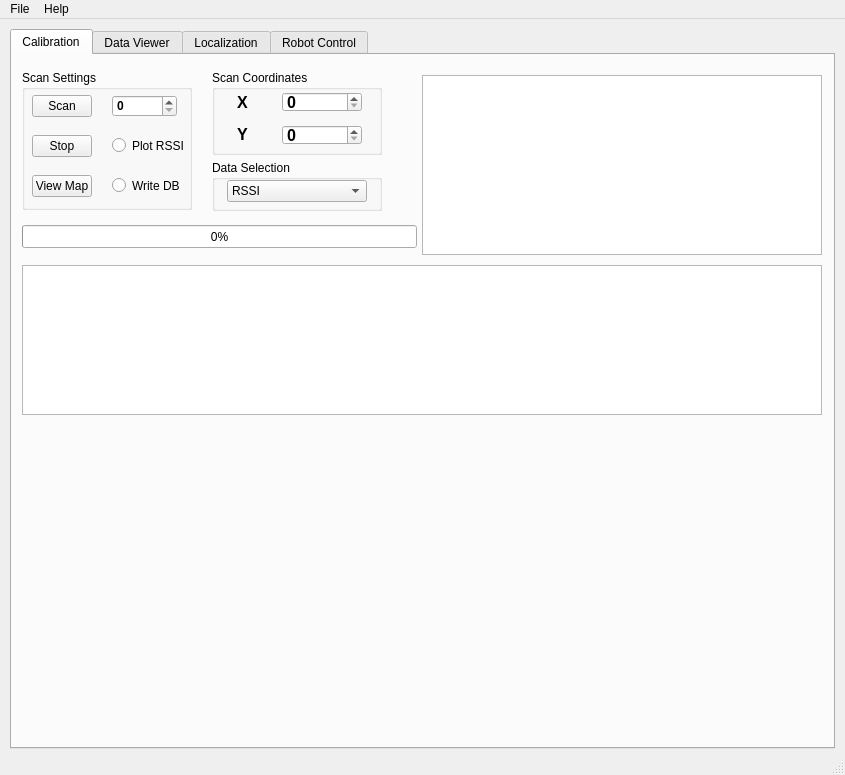
<?xml version="1.0" encoding="UTF-8"?>
<ui version="4.0">
 <class>MainWindow</class>
 <widget class="QMainWindow" name="MainWindow">
  <property name="geometry">
   <rect>
    <x>0</x>
    <y>0</y>
    <width>845</width>
    <height>775</height>
   </rect>
  </property>
  <property name="windowTitle">
   <string>MainWindow</string>
  </property>
  <widget class="QWidget" name="centralWidget">
   <widget class="QTabWidget" name="tabWidget">
    <property name="geometry">
     <rect>
      <x>10</x>
      <y>10</y>
      <width>825</width>
      <height>720</height>
     </rect>
    </property>
    <property name="currentIndex">
     <number>0</number>
    </property>
    <widget class="QWidget" name="tab">
     <attribute name="title">
      <string>Calibration</string>
     </attribute>
     <widget class="QPushButton" name="scan_pushButton">
      <property name="geometry">
       <rect>
        <x>20</x>
        <y>40</y>
        <width>60</width>
        <height>22</height>
       </rect>
      </property>
      <property name="text">
       <string>Scan</string>
      </property>
     </widget>
     <widget class="QTableView" name="AP_tableView">
      <property name="geometry">
       <rect>
        <x>10</x>
        <y>210</y>
        <width>800</width>
        <height>150</height>
       </rect>
      </property>
      <property name="sortingEnabled">
       <bool>true</bool>
      </property>
     </widget>
     <widget class="QCustomPlot" name="plotRSSI_widget" native="true">
      <property name="geometry">
       <rect>
        <x>10</x>
        <y>370</y>
        <width>800</width>
        <height>320</height>
       </rect>
      </property>
      <property name="styleSheet">
       <string notr="true"/>
      </property>
     </widget>
     <widget class="QPlainTextEdit" name="measurementInfo_plainTextEdit">
      <property name="geometry">
       <rect>
        <x>410</x>
        <y>20</y>
        <width>400</width>
        <height>180</height>
       </rect>
      </property>
      <property name="font">
       <font>
        <family>Arial</family>
        <pointsize>10</pointsize>
       </font>
      </property>
     </widget>
     <widget class="QProgressBar" name="measurement_progressBar">
      <property name="geometry">
       <rect>
        <x>10</x>
        <y>170</y>
        <width>395</width>
        <height>23</height>
       </rect>
      </property>
      <property name="value">
       <number>0</number>
      </property>
     </widget>
     <widget class="QSpinBox" name="scanTimes_spinBox">
      <property name="geometry">
       <rect>
        <x>100</x>
        <y>40</y>
        <width>65</width>
        <height>22</height>
       </rect>
      </property>
      <property name="font">
       <font>
        <family>Arial</family>
        <weight>75</weight>
        <bold>true</bold>
       </font>
      </property>
     </widget>
     <widget class="QRadioButton" name="plotRSSI_radioButton">
      <property name="geometry">
       <rect>
        <x>100</x>
        <y>82</y>
        <width>71</width>
        <height>17</height>
       </rect>
      </property>
      <property name="text">
       <string>Plot RSSI</string>
      </property>
     </widget>
     <widget class="QPushButton" name="viewMap_pushButton">
      <property name="geometry">
       <rect>
        <x>20</x>
        <y>120</y>
        <width>60</width>
        <height>22</height>
       </rect>
      </property>
      <property name="text">
       <string>View Map</string>
      </property>
     </widget>
     <widget class="QRadioButton" name="writeDatabase_radioButton">
      <property name="geometry">
       <rect>
        <x>100</x>
        <y>122</y>
        <width>71</width>
        <height>17</height>
       </rect>
      </property>
      <property name="text">
       <string>Write DB</string>
      </property>
     </widget>
     <widget class="QPushButton" name="stopScan_pushButton">
      <property name="geometry">
       <rect>
        <x>20</x>
        <y>80</y>
        <width>60</width>
        <height>22</height>
       </rect>
      </property>
      <property name="text">
       <string>Stop</string>
      </property>
      <property name="flat">
       <bool>false</bool>
      </property>
     </widget>
     <widget class="QGroupBox" name="scanSettings_groupBox">
      <property name="geometry">
       <rect>
        <x>10</x>
        <y>15</y>
        <width>170</width>
        <height>140</height>
       </rect>
      </property>
      <property name="title">
       <string>Scan Settings</string>
      </property>
     </widget>
     <widget class="QGroupBox" name="scanCoordinates_groupBox">
      <property name="geometry">
       <rect>
        <x>200</x>
        <y>15</y>
        <width>170</width>
        <height>85</height>
       </rect>
      </property>
      <property name="title">
       <string>Scan Coordinates</string>
      </property>
      <widget class="QSpinBox" name="X_spinBox">
       <property name="geometry">
        <rect>
         <x>70</x>
         <y>22</y>
         <width>80</width>
         <height>20</height>
        </rect>
       </property>
       <property name="font">
        <font>
         <family>Arial</family>
         <pointsize>12</pointsize>
         <weight>75</weight>
         <bold>true</bold>
        </font>
       </property>
      </widget>
      <widget class="QLabel" name="X_label">
       <property name="geometry">
        <rect>
         <x>25</x>
         <y>24</y>
         <width>31</width>
         <height>16</height>
        </rect>
       </property>
       <property name="font">
        <font>
         <family>Arial</family>
         <pointsize>12</pointsize>
         <weight>75</weight>
         <bold>true</bold>
        </font>
       </property>
       <property name="text">
        <string>X</string>
       </property>
      </widget>
      <widget class="QLabel" name="Y_label">
       <property name="geometry">
        <rect>
         <x>25</x>
         <y>56</y>
         <width>31</width>
         <height>16</height>
        </rect>
       </property>
       <property name="font">
        <font>
         <family>Arial</family>
         <pointsize>12</pointsize>
         <weight>75</weight>
         <bold>true</bold>
        </font>
       </property>
       <property name="text">
        <string>Y</string>
       </property>
      </widget>
      <widget class="QSpinBox" name="Y_spinBox">
       <property name="geometry">
        <rect>
         <x>70</x>
         <y>55</y>
         <width>80</width>
         <height>20</height>
        </rect>
       </property>
       <property name="font">
        <font>
         <family>Arial</family>
         <pointsize>12</pointsize>
         <weight>75</weight>
         <bold>true</bold>
        </font>
       </property>
      </widget>
     </widget>
     <widget class="QGroupBox" name="dataSelection_groupBox">
      <property name="geometry">
       <rect>
        <x>200</x>
        <y>105</y>
        <width>170</width>
        <height>51</height>
       </rect>
      </property>
      <property name="title">
       <string>Data Selection</string>
      </property>
      <widget class="QComboBox" name="dataSelection_comboBox">
       <property name="geometry">
        <rect>
         <x>15</x>
         <y>20</y>
         <width>140</width>
         <height>22</height>
        </rect>
       </property>
       <item>
        <property name="text">
         <string>RSSI</string>
        </property>
       </item>
       <item>
        <property name="text">
         <string>Quality</string>
        </property>
       </item>
      </widget>
     </widget>
     <zorder>scanSettings_groupBox</zorder>
     <zorder>scan_pushButton</zorder>
     <zorder>AP_tableView</zorder>
     <zorder>plotRSSI_widget</zorder>
     <zorder>measurementInfo_plainTextEdit</zorder>
     <zorder>measurement_progressBar</zorder>
     <zorder>scanTimes_spinBox</zorder>
     <zorder>plotRSSI_radioButton</zorder>
     <zorder>viewMap_pushButton</zorder>
     <zorder>writeDatabase_radioButton</zorder>
     <zorder>stopScan_pushButton</zorder>
     <zorder>scanCoordinates_groupBox</zorder>
     <zorder>dataSelection_groupBox</zorder>
    </widget>
    <widget class="QWidget" name="tab_2">
     <attribute name="title">
      <string>Data Viewer</string>
     </attribute>
     <widget class="QPushButton" name="readDatabase_pushButton">
      <property name="geometry">
       <rect>
        <x>10</x>
        <y>30</y>
        <width>75</width>
        <height>23</height>
       </rect>
      </property>
      <property name="text">
       <string>Read DB</string>
      </property>
     </widget>
     <widget class="QSpinBox" name="readX_spinBox">
      <property name="geometry">
       <rect>
        <x>130</x>
        <y>30</y>
        <width>42</width>
        <height>22</height>
       </rect>
      </property>
     </widget>
     <widget class="QSpinBox" name="readY_spinBox">
      <property name="geometry">
       <rect>
        <x>130</x>
        <y>70</y>
        <width>42</width>
        <height>22</height>
       </rect>
      </property>
     </widget>
     <widget class="QPlainTextEdit" name="readmeasurementInfo_plainTextEdit">
      <property name="geometry">
       <rect>
        <x>410</x>
        <y>20</y>
        <width>400</width>
        <height>180</height>
       </rect>
      </property>
      <property name="font">
       <font>
        <family>Arial</family>
        <pointsize>10</pointsize>
       </font>
      </property>
     </widget>
     <widget class="QCustomPlot" name="readplotRSSI_widget" native="true">
      <property name="geometry">
       <rect>
        <x>10</x>
        <y>370</y>
        <width>800</width>
        <height>320</height>
       </rect>
      </property>
     </widget>
     <widget class="QPushButton" name="saveAs_pushButton">
      <property name="geometry">
       <rect>
        <x>10</x>
        <y>70</y>
        <width>75</width>
        <height>23</height>
       </rect>
      </property>
      <property name="text">
       <string>Save as</string>
      </property>
     </widget>
     <widget class="QPushButton" name="creatTrainingDataset_pushButton">
      <property name="geometry">
       <rect>
        <x>10</x>
        <y>180</y>
        <width>75</width>
        <height>23</height>
       </rect>
      </property>
      <property name="text">
       <string>Training Data</string>
      </property>
     </widget>
     <widget class="QComboBox" name="trainingDatasetType_comboBox">
      <property name="geometry">
       <rect>
        <x>110</x>
        <y>180</y>
        <width>91</width>
        <height>22</height>
       </rect>
      </property>
      <item>
       <property name="text">
        <string>Raw Data</string>
       </property>
      </item>
      <item>
       <property name="text">
        <string>Mean Data</string>
       </property>
      </item>
      <item>
       <property name="text">
        <string>Mode Data</string>
       </property>
      </item>
     </widget>
     <widget class="QPushButton" name="getSparseDatabase_pushButton">
      <property name="geometry">
       <rect>
        <x>10</x>
        <y>140</y>
        <width>75</width>
        <height>23</height>
       </rect>
      </property>
      <property name="text">
       <string>Sparse DB</string>
      </property>
     </widget>
     <widget class="QComboBox" name="readdataSelection_comboBox">
      <property name="geometry">
       <rect>
        <x>220</x>
        <y>50</y>
        <width>140</width>
        <height>22</height>
       </rect>
      </property>
      <item>
       <property name="text">
        <string>RSSI</string>
       </property>
      </item>
      <item>
       <property name="text">
        <string>Quality</string>
       </property>
      </item>
     </widget>
    </widget>
    <widget class="QWidget" name="tab_3">
     <attribute name="title">
      <string>Localization</string>
     </attribute>
     <widget class="QGraphicsView" name="map_graphicsView">
      <property name="geometry">
       <rect>
        <x>10</x>
        <y>210</y>
        <width>800</width>
        <height>470</height>
       </rect>
      </property>
     </widget>
     <widget class="QLineEdit" name="locationX_lineEdit">
      <property name="geometry">
       <rect>
        <x>30</x>
        <y>125</y>
        <width>80</width>
        <height>25</height>
       </rect>
      </property>
      <property name="font">
       <font>
        <family>Arial</family>
        <pointsize>16</pointsize>
        <weight>75</weight>
        <bold>true</bold>
       </font>
      </property>
      <property name="text">
       <string/>
      </property>
      <property name="readOnly">
       <bool>true</bool>
      </property>
     </widget>
     <widget class="QPushButton" name="locateStop_PushButton">
      <property name="geometry">
       <rect>
        <x>30</x>
        <y>65</y>
        <width>60</width>
        <height>22</height>
       </rect>
      </property>
      <property name="text">
       <string>Stop</string>
      </property>
      <property name="flat">
       <bool>false</bool>
      </property>
     </widget>
     <widget class="QPushButton" name="locate_PushButton">
      <property name="geometry">
       <rect>
        <x>30</x>
        <y>35</y>
        <width>60</width>
        <height>22</height>
       </rect>
      </property>
      <property name="text">
       <string>Start</string>
      </property>
     </widget>
     <widget class="QPlainTextEdit" name="localizationInfo_plainTextEdit">
      <property name="geometry">
       <rect>
        <x>410</x>
        <y>20</y>
        <width>400</width>
        <height>180</height>
       </rect>
      </property>
      <property name="font">
       <font>
        <family>Arial</family>
        <pointsize>10</pointsize>
       </font>
      </property>
      <property name="readOnly">
       <bool>true</bool>
      </property>
     </widget>
     <widget class="QRadioButton" name="showGrids_radioButton">
      <property name="geometry">
       <rect>
        <x>110</x>
        <y>20</y>
        <width>111</width>
        <height>17</height>
       </rect>
      </property>
      <property name="text">
       <string>Show Grids</string>
      </property>
      <property name="checked">
       <bool>false</bool>
      </property>
     </widget>
     <widget class="QSlider" name="zoom_verticalSlider">
      <property name="geometry">
       <rect>
        <x>35</x>
        <y>345</y>
        <width>30</width>
        <height>200</height>
       </rect>
      </property>
      <property name="contextMenuPolicy">
       <enum>Qt::DefaultContextMenu</enum>
      </property>
      <property name="minimum">
       <number>65</number>
      </property>
      <property name="maximum">
       <number>300</number>
      </property>
      <property name="orientation">
       <enum>Qt::Vertical</enum>
      </property>
      <property name="tickPosition">
       <enum>QSlider::NoTicks</enum>
      </property>
      <property name="tickInterval">
       <number>0</number>
      </property>
     </widget>
     <widget class="Line" name="scale_line">
      <property name="geometry">
       <rect>
        <x>750</x>
        <y>650</y>
        <width>30</width>
        <height>10</height>
       </rect>
      </property>
      <property name="frameShadow">
       <enum>QFrame::Plain</enum>
      </property>
      <property name="lineWidth">
       <number>4</number>
      </property>
      <property name="midLineWidth">
       <number>0</number>
      </property>
      <property name="orientation">
       <enum>Qt::Horizontal</enum>
      </property>
     </widget>
     <widget class="QLabel" name="scale_label">
      <property name="geometry">
       <rect>
        <x>746</x>
        <y>630</y>
        <width>46</width>
        <height>13</height>
       </rect>
      </property>
      <property name="styleSheet">
       <string notr="true"/>
      </property>
      <property name="text">
       <string>46.2 cm</string>
      </property>
     </widget>
     <widget class="QRadioButton" name="showAP_radioButton">
      <property name="geometry">
       <rect>
        <x>110</x>
        <y>40</y>
        <width>111</width>
        <height>17</height>
       </rect>
      </property>
      <property name="text">
       <string>Show Routers</string>
      </property>
     </widget>
     <widget class="QLineEdit" name="locationY_lineEdit">
      <property name="geometry">
       <rect>
        <x>120</x>
        <y>125</y>
        <width>80</width>
        <height>25</height>
       </rect>
      </property>
      <property name="font">
       <font>
        <family>Arial</family>
        <pointsize>16</pointsize>
        <weight>75</weight>
        <bold>true</bold>
       </font>
      </property>
      <property name="text">
       <string/>
      </property>
      <property name="readOnly">
       <bool>true</bool>
      </property>
     </widget>
     <widget class="QRadioButton" name="showWCS_radioButton">
      <property name="geometry">
       <rect>
        <x>110</x>
        <y>60</y>
        <width>111</width>
        <height>17</height>
       </rect>
      </property>
      <property name="text">
       <string>Show CS</string>
      </property>
     </widget>
     <widget class="QLineEdit" name="locationError_lineEdit">
      <property name="geometry">
       <rect>
        <x>30</x>
        <y>160</y>
        <width>80</width>
        <height>25</height>
       </rect>
      </property>
      <property name="font">
       <font>
        <family>Arial</family>
        <pointsize>16</pointsize>
        <weight>75</weight>
        <bold>true</bold>
       </font>
      </property>
      <property name="text">
       <string/>
      </property>
      <property name="readOnly">
       <bool>true</bool>
      </property>
     </widget>
     <widget class="QComboBox" name="methodSelection_comboBox">
      <property name="geometry">
       <rect>
        <x>250</x>
        <y>135</y>
        <width>130</width>
        <height>22</height>
       </rect>
      </property>
      <item>
       <property name="text">
        <string>KNN</string>
       </property>
      </item>
      <item>
       <property name="text">
        <string>Improved KNN</string>
       </property>
      </item>
      <item>
       <property name="text">
        <string>GPR(Bayesian Filter Simulation)</string>
       </property>
      </item>
      <item>
       <property name="text">
        <string>GPR(Bayesian Filter)</string>
       </property>
      </item>
      <item>
       <property name="text">
        <string>Collaborative(simulation)</string>
       </property>
      </item>
     </widget>
     <widget class="QPushButton" name="methodSettings_pushButton">
      <property name="geometry">
       <rect>
        <x>250</x>
        <y>165</y>
        <width>130</width>
        <height>23</height>
       </rect>
      </property>
      <property name="text">
       <string>Settings</string>
      </property>
     </widget>
     <widget class="QGroupBox" name="methodSettings_groupBox">
      <property name="geometry">
       <rect>
        <x>240</x>
        <y>115</y>
        <width>150</width>
        <height>80</height>
       </rect>
      </property>
      <property name="title">
       <string>Method Settings</string>
      </property>
     </widget>
     <widget class="QGroupBox" name="groundTruthSettings_groupBox">
      <property name="geometry">
       <rect>
        <x>240</x>
        <y>10</y>
        <width>150</width>
        <height>81</height>
       </rect>
      </property>
      <property name="title">
       <string>Ground Truth Settings</string>
      </property>
      <widget class="QLineEdit" name="groundTruthX_lineEdit">
       <property name="geometry">
        <rect>
         <x>10</x>
         <y>50</y>
         <width>60</width>
         <height>22</height>
        </rect>
       </property>
       <property name="font">
        <font>
         <family>Arial</family>
         <pointsize>12</pointsize>
         <weight>75</weight>
         <bold>true</bold>
        </font>
       </property>
       <property name="text">
        <string>0</string>
       </property>
      </widget>
      <widget class="QComboBox" name="groundTruthSelection_comboBox">
       <property name="geometry">
        <rect>
         <x>10</x>
         <y>20</y>
         <width>130</width>
         <height>22</height>
        </rect>
       </property>
       <item>
        <property name="text">
         <string>Input Manually</string>
        </property>
       </item>
       <item>
        <property name="text">
         <string>Visual SLAM</string>
        </property>
       </item>
      </widget>
      <widget class="QLineEdit" name="groundTruthY_lineEdit">
       <property name="geometry">
        <rect>
         <x>80</x>
         <y>50</y>
         <width>60</width>
         <height>22</height>
        </rect>
       </property>
       <property name="font">
        <font>
         <family>Arial</family>
         <pointsize>14</pointsize>
         <weight>75</weight>
         <bold>true</bold>
        </font>
       </property>
       <property name="text">
        <string>0</string>
       </property>
      </widget>
     </widget>
     <widget class="QRadioButton" name="showGroundTruth_radioButton">
      <property name="geometry">
       <rect>
        <x>110</x>
        <y>80</y>
        <width>82</width>
        <height>17</height>
       </rect>
      </property>
      <property name="text">
       <string>Show Truth</string>
      </property>
     </widget>
     <widget class="QLineEdit" name="locationPossible_lineEdit">
      <property name="geometry">
       <rect>
        <x>120</x>
        <y>160</y>
        <width>80</width>
        <height>25</height>
       </rect>
      </property>
      <property name="font">
       <font>
        <family>Arial</family>
        <pointsize>16</pointsize>
        <weight>75</weight>
        <bold>true</bold>
       </font>
      </property>
      <property name="readOnly">
       <bool>true</bool>
      </property>
     </widget>
     <widget class="QGroupBox" name="localizationResults_groupBox">
      <property name="geometry">
       <rect>
        <x>20</x>
        <y>105</y>
        <width>190</width>
        <height>90</height>
       </rect>
      </property>
      <property name="title">
       <string>Localization Results</string>
      </property>
     </widget>
     <widget class="QGroupBox" name="localizationControl_groupBox">
      <property name="geometry">
       <rect>
        <x>20</x>
        <y>10</y>
        <width>190</width>
        <height>90</height>
       </rect>
      </property>
      <property name="title">
       <string>Control Area</string>
      </property>
     </widget>
     <zorder>localizationResults_groupBox</zorder>
     <zorder>localizationControl_groupBox</zorder>
     <zorder>groundTruthSettings_groupBox</zorder>
     <zorder>methodSettings_groupBox</zorder>
     <zorder>map_graphicsView</zorder>
     <zorder>locationX_lineEdit</zorder>
     <zorder>locateStop_PushButton</zorder>
     <zorder>locate_PushButton</zorder>
     <zorder>localizationInfo_plainTextEdit</zorder>
     <zorder>showGrids_radioButton</zorder>
     <zorder>zoom_verticalSlider</zorder>
     <zorder>scale_line</zorder>
     <zorder>scale_label</zorder>
     <zorder>showAP_radioButton</zorder>
     <zorder>locationY_lineEdit</zorder>
     <zorder>showWCS_radioButton</zorder>
     <zorder>locationError_lineEdit</zorder>
     <zorder>methodSelection_comboBox</zorder>
     <zorder>methodSettings_pushButton</zorder>
     <zorder>showGroundTruth_radioButton</zorder>
     <zorder>locationPossible_lineEdit</zorder>
    </widget>
    <widget class="QWidget" name="tab_4">
     <attribute name="title">
      <string>Robot Control</string>
     </attribute>
    </widget>
   </widget>
  </widget>
  <widget class="QMenuBar" name="menuBar">
   <property name="geometry">
    <rect>
     <x>0</x>
     <y>0</y>
     <width>845</width>
     <height>21</height>
    </rect>
   </property>
   <widget class="QMenu" name="menuFile">
    <property name="title">
     <string>File</string>
    </property>
    <addaction name="actionDelay_Time"/>
    <addaction name="actionSet_Linux_Passward"/>
   </widget>
   <widget class="QMenu" name="menuAbout">
    <property name="title">
     <string>Help</string>
    </property>
    <addaction name="actionAbout"/>
   </widget>
   <addaction name="menuFile"/>
   <addaction name="menuAbout"/>
  </widget>
  <widget class="QStatusBar" name="statusBar"/>
  <action name="actionAbout">
   <property name="text">
    <string>About</string>
   </property>
  </action>
  <action name="actionDelay_Time">
   <property name="text">
    <string>Set Delay Time</string>
   </property>
  </action>
  <action name="actionSet_Linux_Passward">
   <property name="text">
    <string>Set Linux Password</string>
   </property>
  </action>
 </widget>
 <layoutdefault spacing="6" margin="11"/>
 <customwidgets>
  <customwidget>
   <class>QCustomPlot</class>
   <extends>QWidget</extends>
   <header>qcustomplot.h</header>
   <container>1</container>
  </customwidget>
 </customwidgets>
 <tabstops>
  <tabstop>scan_pushButton</tabstop>
  <tabstop>AP_tableView</tabstop>
  <tabstop>measurementInfo_plainTextEdit</tabstop>
  <tabstop>saveAs_pushButton</tabstop>
  <tabstop>viewMap_pushButton</tabstop>
  <tabstop>plotRSSI_radioButton</tabstop>
  <tabstop>writeDatabase_radioButton</tabstop>
  <tabstop>stopScan_pushButton</tabstop>
  <tabstop>X_spinBox</tabstop>
  <tabstop>Y_spinBox</tabstop>
  <tabstop>readDatabase_pushButton</tabstop>
  <tabstop>readX_spinBox</tabstop>
  <tabstop>readY_spinBox</tabstop>
  <tabstop>readmeasurementInfo_plainTextEdit</tabstop>
  <tabstop>tabWidget</tabstop>
  <tabstop>scanTimes_spinBox</tabstop>
  <tabstop>map_graphicsView</tabstop>
  <tabstop>groundTruthSelection_comboBox</tabstop>
  <tabstop>groundTruthX_lineEdit</tabstop>
  <tabstop>groundTruthY_lineEdit</tabstop>
  <tabstop>locateStop_PushButton</tabstop>
  <tabstop>locate_PushButton</tabstop>
  <tabstop>localizationInfo_plainTextEdit</tabstop>
  <tabstop>showGrids_radioButton</tabstop>
  <tabstop>zoom_verticalSlider</tabstop>
  <tabstop>showAP_radioButton</tabstop>
  <tabstop>locationY_lineEdit</tabstop>
  <tabstop>showWCS_radioButton</tabstop>
  <tabstop>locationError_lineEdit</tabstop>
  <tabstop>methodSelection_comboBox</tabstop>
  <tabstop>methodSettings_pushButton</tabstop>
  <tabstop>creatTrainingDataset_pushButton</tabstop>
  <tabstop>trainingDatasetType_comboBox</tabstop>
  <tabstop>locationX_lineEdit</tabstop>
  <tabstop>showGroundTruth_radioButton</tabstop>
  <tabstop>locationPossible_lineEdit</tabstop>
 </tabstops>
 <resources/>
 <connections/>
</ui>
